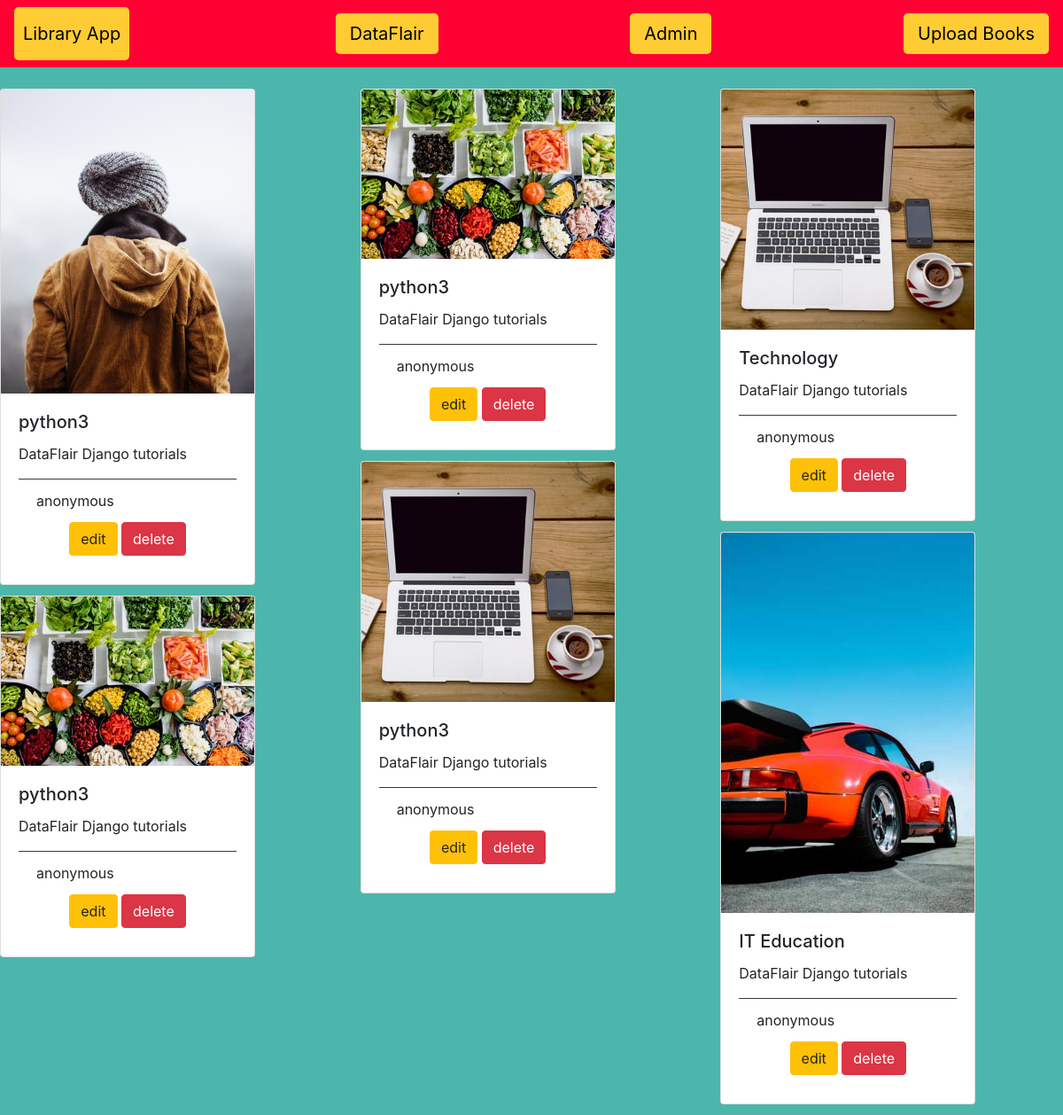
The page /app_crud/home/ on the database its author committed.
### app_crud/models.py (models this page shows, shortened)
class Book(models.Model):
    name = models.CharField(max_length = 50)
    picture = models.ImageField()
    author = models.CharField(max_length = 30, default='anonymous')
    email = models.EmailField(blank = True)
    describe = models.TextField(default = 'DataFlair Django tutorials')

### app_crud/views.py (the view)
# urls.py: path('home/', index, name="home"),
def index(request):
    shelf = Book.objects.all()
    return render(request, 'app_crud/home.html', {'shelf': shelf})

### app_crud/templates/app_crud/home.html (shortened to what this page needs)
{% load static %}
<!DOCTYPE html>
<html>
    <head>
        <link rel="stylesheet" href="https://stackpath.bootstrapcdn.com/bootstrap/4.3.1/css/bootstrap.min.css"
>
    </head>
    <body style="background-color:#4DB6AC;">
        <nav class="navbar navbar-light" style="background-color:#FF0033;">
            <a href="#" class="navbar-brand" style="background-color:#FFCC33;color:#000000;border-width:10px;border-color:#FFCC33;border-style:solid;border-spacing:30px;border-radius: 5px;">Library App</a>
            <a class="navbar-link btn-lg" href="{% url 'home' %}" style="background-color:#FFCC33;color:#000000;">DataFlair</a>
            <a href="{% url 'admin:index' %}" class = 'navbar-link btn-lg' style="background-color:#FFCC33;color:#000000;">Admin</a>
            <a href="{% url 'upload' %}" class="navbar-link btn-lg" style="background-color:#FFCC33;color:#000000;">Upload Books</a>
        </nav>
        <br>
        {% block content %}
        <div class="card-columns">
            {% for books in shelf %}
            <div class="card" style="width: 18rem;">
                <img class="card-img-top" src="{{ books.picture.url }}">
                <div class="card-body">
                    <h5 class="card-title">{{ books.name }}</h5>
                    <p class="card-text">{{ books.describe }}</p>
                    <div class="card-footer bg-transparent border-dark">
                        <p class="card-title">{{books.author}}</p>
                        <center>
                            <a href="update/{{books.id}}" class="btn btn-warning" id = '{{books.id}}'>edit</a>
                            <a href="delete/{{books.id}}" class="btn btn-danger" id = '{{books.id}}'>delete</a>
                        </center>
                    </div>
                </div>
            </div>
            {% endfor %}
        </div>
        {% endblock %}
    </body>
</html>

### rows shown on the page
Book: picture (picture), name "python3", describe "DataFlair Django tutorials", author "anonymous"
Book: picture (picture), name "python3", describe "DataFlair Django tutorials", author "anonymous"
Book: picture (picture), name "python3", describe "DataFlair Django tutorials", author "anonymous"
Book: picture (picture), name "python3", describe "DataFlair Django tutorials", author "anonymous"
Book: picture (picture), name "Technology", describe "DataFlair Django tutorials", author "anonymous"
Book: picture (picture), name "IT Education", describe "DataFlair Django tutorials", author "anonymous"
